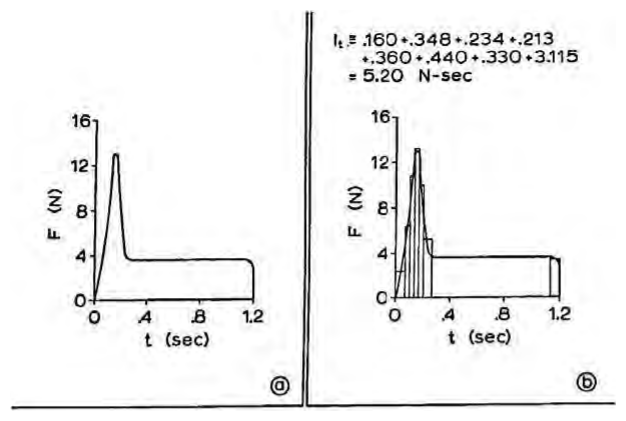
#> input picture figures/ch1/fig04a.png, 626 x 421 px
$ python b4-1973.py
#> lines starting #> are read from the running program, lines starting #| are printed output that depends on the picture
#!/usr/bin/env python3
"""The B4 thrust-time curve as traced in Chapter 1 Figure 4 (panel (a) of figures/ch1/fig04a.png), for the four
panels of that figure only: its lettered results (the rectangle areas of (b), the 49.7 squares of (c), the
weights of (d)) were read off this tracing, which falls from the spike more slowly than the 1994 one shared by
the other B4 figures (b4.py; corrections/v2-figures.md, rule 5 and its exception).

Axes calibrated at the labelled ticks (0, .4, .8, 1.2 sec; 0-16 N). The spike is read row by row (the rise is
the run left of the peak, the fall the run right of it), the plateau column by column; one parametric
smoothing spline through the ordered points. Writes b4-1973.csv (t in sec, F in N) and prints the area.
"""
import pathlib
import numpy as np
from PIL import Image
from scipy.interpolate import splprep, splev

HERE = pathlib.Path(__file__).parent
ROOT = HERE.parent.parent.parent
CROP = ROOT / "figures/ch1/fig04a.png"
XT = [(94.5, 0), (145.5, 0.4), (199.0, 0.8), (252.5, 1.2)]
YT = [(299.5, 0), (255.5, 4), (210.5, 8), (165.5, 12), (120.5, 16)]


def t_of(px):
    return float(np.interp(px, [p for p, _ in XT], [v for _, v in XT]))


def f_of(py):
    return float(np.interp(-py, [-p for p, _ in YT], [v for _, v in YT]))


def runs(v, off):
    idx = np.flatnonzero(v) + off
    if idx.size == 0:
        return []
    cut = np.flatnonzero(np.diff(idx) > 1)
    return [((s + e) / 2) for s, e in zip(np.r_[idx[0], idx[cut + 1]], np.r_[idx[cut], idx[-1]])]


ink = np.asarray(Image.open(CROP).convert("L")) < 128
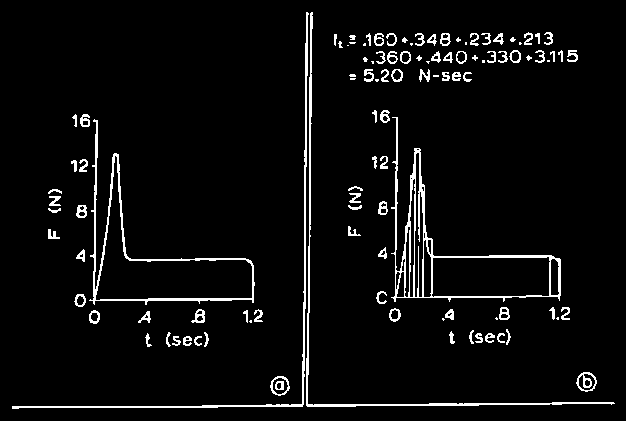
#> ink: shape (421, 626) bool; 4.7% white in thin lines or dots
top = min(r for r in range(140, 170) if runs(ink[r, 100:135], 100))           # the highest row of the spike
#> in runs, `idx = np.flatnonzero(v) + off`: idx = empty array
#> top = 153
peak_x = float(np.mean(runs(ink[top, 100:135], 100)))
#> peak_x = 115
rise = [(runs(ink[r, 97:int(peak_x)], 97)[0], r) for r in range(294, top, -1) if runs(ink[r, 97:int(peak_x)], 97)]
#> rise = 137 pairs, first value 97 to 113, second value 154 to 290
fall = [(runs(ink[r, int(peak_x) + 1:140], int(peak_x) + 1)[-1], r) for r in range(top + 1, 256)
        if runs(ink[r, int(peak_x) + 1:140], int(peak_x) + 1)]
#> fall = 102 pairs, first value 117 to 125, second value 154 to 255
fall_c = max(x for x, r in fall)
#> fall_c = 125
plat, last = [], 259.0
for c in range(int(fall_c) + 2, 250):
    rr = runs(ink[240:285, c], 240)
    if rr:
        best = min(rr, key=lambda y: abs(y - last))
        if abs(best - last) < 5:
            last = best
            plat.append((float(c), best))
#> this loop made 123 passes
#> (idx in runs, rr, best, last) on passes 1 to 12: ([256, 257, 258], [257], 257, 257), ([257, 258, 259], [258], 258, 258), ([258, 259, 260], [259], 259, 259), ([258, 259, 260], [259], 259, 259), ([259, 260], [259.5], 259.5, 259.5), ([259, 260], [259.5], 259.5, 259.5), ([259, 260], [259.5], 259.5, 259.5), ([259, 260], [259.5], 259.5, 259.5), ([259, 260], [259.5], 259.5, 259.5), ([259, 260], [259.5], 259.5, 259.5), ([259, 260], [259.5], 259.5, 259.5), ([259, 260], [259.5], 259.5, 259.5)
#> (best, last) on passes 61 to 66: (259.5, 259.5), (259.5, 259.5), (259.5, 259.5), (259, 259), (259, 259), (259, 259)
#> after the loop, last = 261; plat = 123 pairs, first value 127 to 249, second value 257 to 261
P = np.array([(94.5, 297.0, 5)] + [(x, r, 1) for x, r in rise] + [(peak_x, top - 0.5, 20)]
             + [(x, r, 1) for x, r in fall] + [(x, y, 1) for x, y in plat], float)
#> P = 364 rows, first 8: [94.5, 297, 5], [97, 290, 1], [97, 289, 1], [97, 288, 1], [97, 287, 1], [97, 286, 1], [97.5, 285, 1], [97.5, 284, 1]
for _ in range(2):
    tck, u = splprep([P[:, 0], P[:, 1]], w=P[:, 2], s=len(P) * 1.0 ** 2)
    fx, fy = splev(u, tck)
    P = P[(np.hypot(fx - P[:, 0], fy - P[:, 1]) < 2.0) | (P[:, 2] > 1)]
#> after the loop, P = 322 rows, first 8: [94.5, 297, 5], [97, 290, 1], [97, 289, 1], [97, 288, 1], [97, 287, 1], [97, 286, 1], [97.5, 285, 1], [97.5, 284, 1]
sx, sy = splev(np.linspace(0, 1, 600), tck)
#> sx = 600 values, max 248.9 at index 599, min 94.55 at index 0, mean 136.6; sy = 600 values, max 297 at index 0, min 152.6 at index 234, mean 230
pts = [(0.0, 0.0)] + [(t_of(x), max(0.0, f_of(y))) for x, y in zip(sx, sy) if t_of(x) > 0]
#> pts = 601 pairs, first value 0 to 1.17, second value 0 to 13.15
pts += [(1.2, pts[-1][1]), (1.2, 0.0)]
#> pts = 603 pairs, first value 0 to 1.2, second value 0 to 13.15
keep = [pts[0]]
#> keep = [(0, 0)]
for p in pts[1:]:
    if abs(p[0] - keep[-1][0]) >= 0.002 or abs(p[1] - keep[-1][1]) >= 0.05:
        keep.append(p)
#> this loop made 602 passes
#> p on passes 1 to 3: (0.000398, 0.228), (0.00148, 0.283), (0.00255, 0.338)
#> after the loop, keep = 579 pairs, first value 0 to 1.2, second value 0 to 13.15
arr = np.array(keep)
#> arr has the same summary as keep
(HERE / "b4-1973.csv").write_text("t,F\n" + "\n".join(f"{t:.4f},{F:.3f}" for t, F in arr) + "\n")
area = float(np.trapezoid(arr[:, 1], arr[:, 0]))
#> area = 5.23
print(f"b4-1973.csv: {len(arr)} points; peak {arr[:, 1].max():.2f} N at {arr[arr[:, 1].argmax(), 0]:.3f} sec; "
      f"plateau {np.median(arr[(arr[:, 0] > 0.4) & (arr[:, 0] < 1.1), 1]):.2f} N; area {area:.3f} N-sec "
      f"(Fig 4(b) 5.20, (c) 4.97, actual 5.0)")
#| b4-1973.csv: 579 points; peak 13.15 N at 0.158 sec; plateau 3.70 N; area 5.229 N-sec (Fig 4(b) 5.20, (c) 4.97, actual 5.0)
